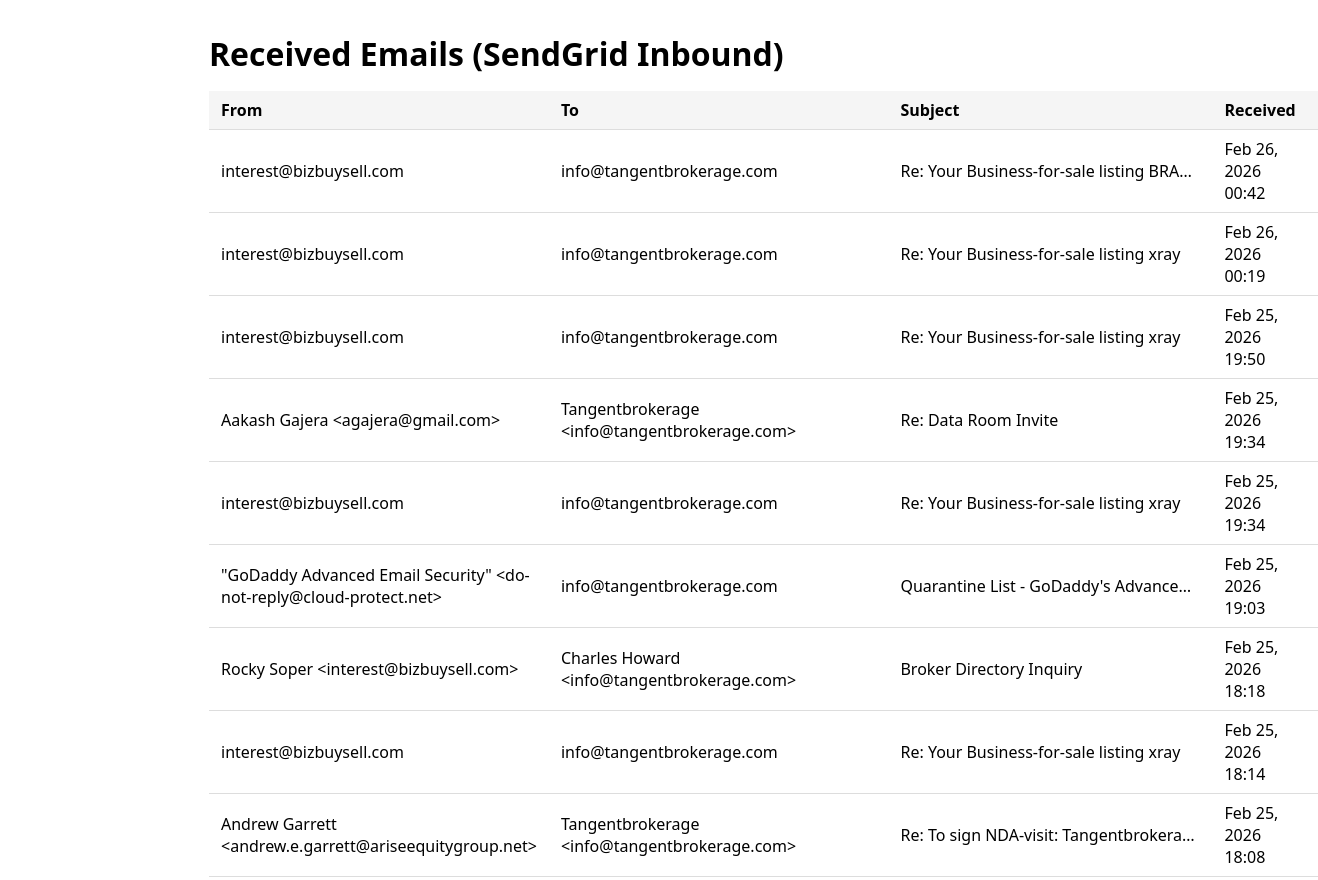
/inbound/emails/ (upper part), run on an earlier commit of the app's database.
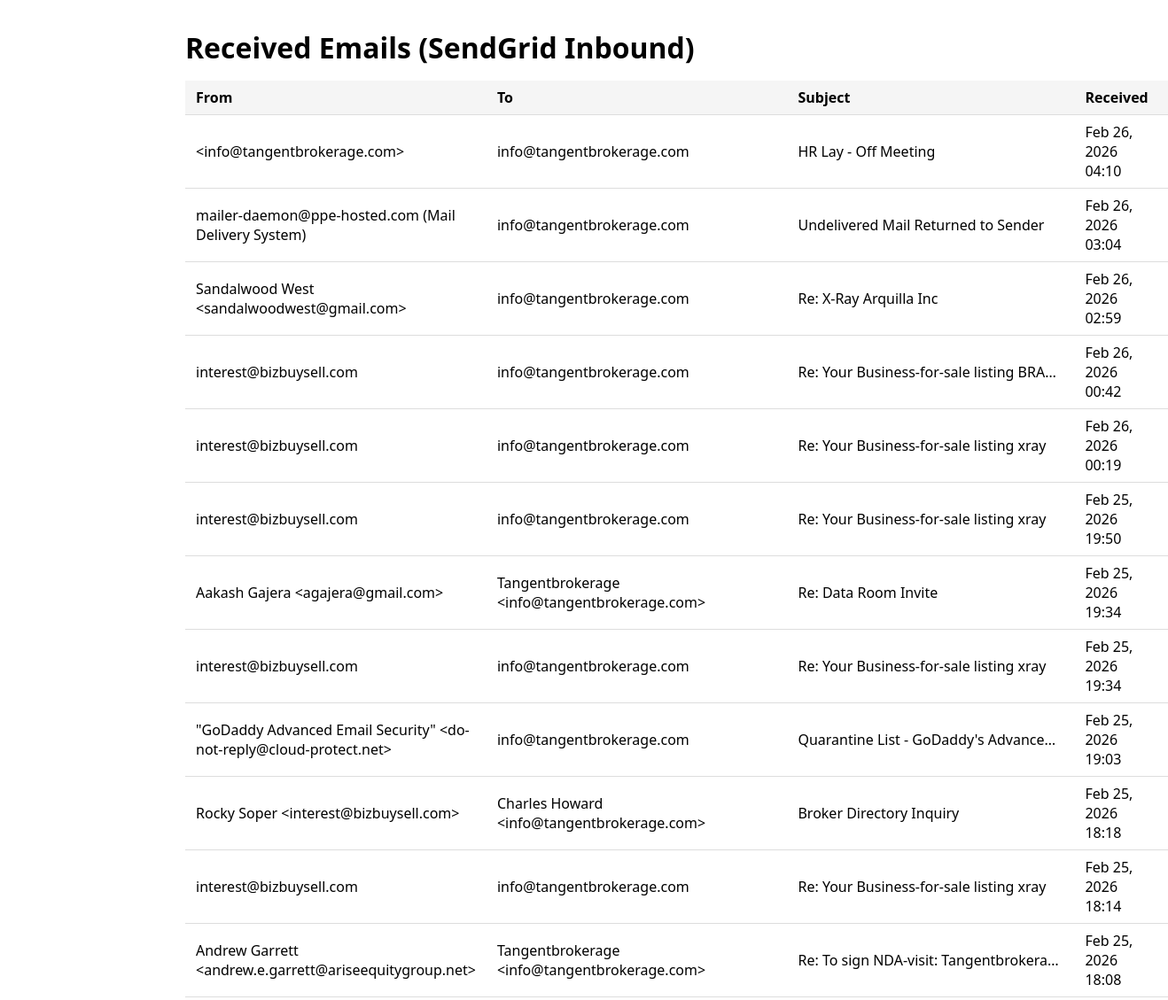
And on a later commit of the database.
### inbound/models.py (models this page shows, shortened)
class InboundEmail(models.Model):
    from_address = models.CharField(max_length=512)
    to_address = models.TextField(blank=True)
    cc = models.TextField(blank=True)
    subject = models.CharField(max_length=1024, blank=True)
    text_body = models.TextField(blank=True)
    html_body = models.TextField(blank=True)
    envelope = models.JSONField(default=dict, blank=True)
    attachment_info = models.JSONField(default=list, blank=True)  # names, sizes, types
    received_at = models.DateTimeField(auto_now_add=True)
    original_email_message_id = models.CharField(max_length=512, blank=True)  # Message-ID
    lead_source = models.CharField(max_length=128, blank=True)  # BizBuySell / TangentBrokerage.com / BusinessesforSale.com
    listing_id = models.CharField(max_length=255, blank=True)
    listing_name = models.CharField(max_length=512, blank=True)
    listing_profit = models.DecimalField(max_digits=18, decimal_places=2, null=True, blank=True)  # number
    name = models.CharField(max_length=255, blank=True)
    email = models.EmailField(blank=True)
    phone = models.CharField(max_length=64, blank=True)
    purchase_timeframe = models.CharField(max_length=255, blank=True)
    amount_to_invest = models.CharField(max_length=255, blank=True)
    lead_message = models.TextField(blank=True)
    ref_id = models.CharField(max_length=128, blank=True)  # Your Ref ID#
    email_title = models.CharField(max_length=512, blank=True)  # same as subject
    time_horizon = models.CharField(max_length=255, blank=True)  # legacy
    parsed_at = models.DateTimeField(null=True, blank=True)
    raw_parsed = models.JSONField(default=dict, blank=True)
    ghl_contact_id = models.CharField(max_length=64, blank=True)
    class Meta:
        ordering = ['-received_at']
        verbose_name = 'Inbound Email'
        verbose_name_plural = 'Inbound Emails'

### inbound/views.py (the view)
# urls.py: path('emails/', views.email_list, name='email_list'),
def email_list(request):
    emails = InboundEmail.objects.all()[:100]
    return render(request, 'inbound/email_list.html', {'emails': emails})

### inbound/templates/inbound/email_list.html (shortened to what this page needs)
<!DOCTYPE html>
<html lang="en">
<head>
</head>
<body>
    <h1>Received Emails (SendGrid Inbound)</h1>
    {% if emails %}
        <table>
            <thead>
                <tr>
                    <th>From</th>
                    <th>To</th>
                    <th class="subject">Subject</th>
                    <th>Received</th>
                    <th></th>
                </tr>
            </thead>
            <tbody>
                {% for email in emails %}
                <tr>
                    <td>{{ email.from_address }}</td>
                    <td>{{ email.to_address|truncatewords:5 }}</td>
                    <td class="subject">{{ email.subject|default:"(no subject)" }}</td>
                    <td>{{ email.received_at|date:"M j, Y H:i" }}</td>
                    <td><a href="{% url 'inbound:email_detail' email.pk %}">View</a></td>
                </tr>
                {% endfor %}
            </tbody>
        </table>
    {% else %}
        <p class="empty">No emails received yet. Send an email to your SendGrid Inbound Parse address to see it here.</p>
    {% endif %}
</body>
</html>

### inbound/templates/inbound/email_list.html (style rules this page uses)
body { font-family: system-ui, sans-serif; max-width: 900px; margin: 2rem auto; padding: 0 1rem; }
h1 { margin-bottom: 1rem; }
table { width: 100%; border-collapse: collapse; }
th, td { text-align: left; padding: 0.5rem 0.75rem; border-bottom: 1px solid #ddd; }
th { background: #f5f5f5; font-weight: 600; }
.subject { max-width: 300px; overflow: hidden; text-overflow: ellipsis; white-space: nowrap; }

What changed in the data, as far as the page shows it:
added InboundEmail: from_address "<info@tangentbrokerage.com>", to_address "info@tangentbrokerage.com", subject "HR Lay - Off Meeting", received_at "Feb 26, 2026 04:10"
added InboundEmail: from_address "mailer-daemon@ppe-hosted.com (Mail Delivery System)", to_address "info@tangentbrokerage.com", subject "Undelivered Mail Returned to Sender", received_at "Feb 26, 2026 03:04"
added InboundEmail: from_address "Sandalwood West <sandalwoodwest@gmail.com>", to_address "info@tangentbrokerage.com", subject "Re: X-Ray Arquilla Inc", received_at "Feb 26, 2026 02:59"
